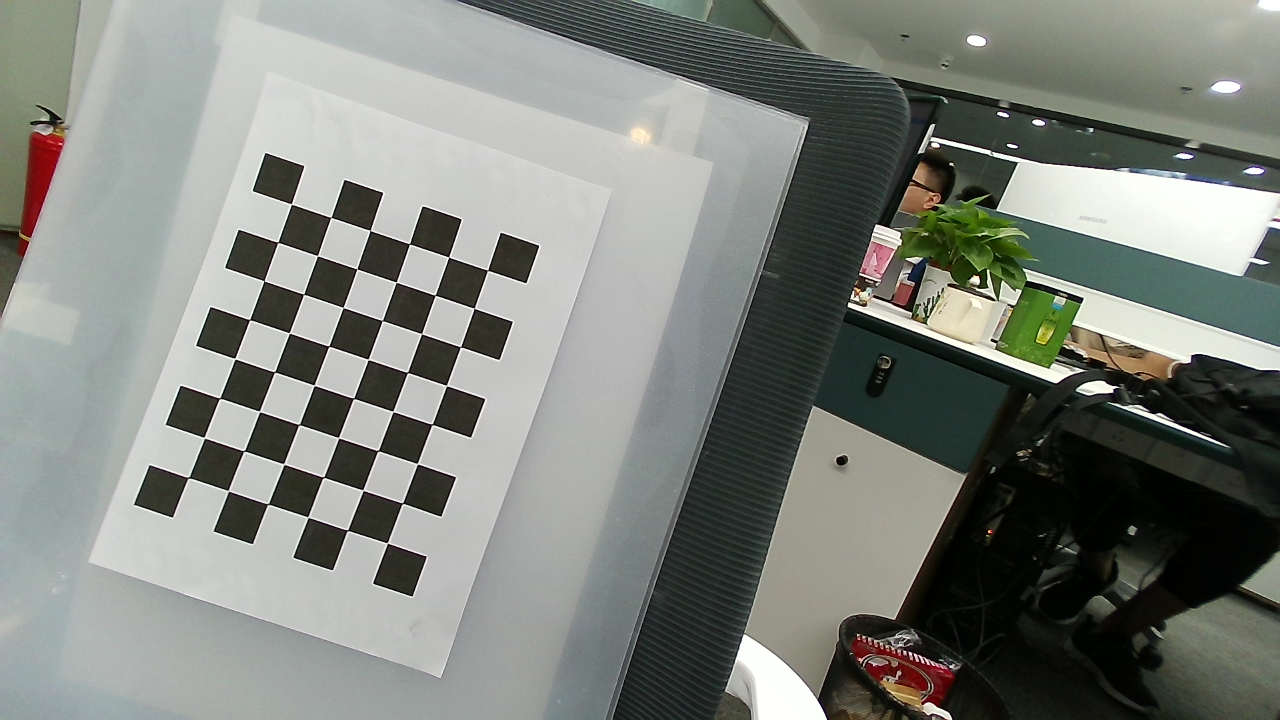
#> input picture Calibration_ZhangZhengyou_Method/opencv_save_img/imgs/0000.png, 1280 x 720 px; its folder holds only this picture in this run
$ python calib_RGB.py
#> lines starting #> are read from the running program, lines starting #| are printed output that depends on the picture; after the words box and inside, x2 and y2 are one past the last pixel; in counts of white or black regions, pixels touching at a corner belong together; long printed decimals are rounded
# -*- coding: utf-8 -*-
"""
Homework: Calibrate the Camera with ZhangZhengyou Method.
Picture File Folder: ".\pic\RGB_camera_calib_img", Without Distort.

By YouZhiyuan 2019.11.18
"""
import os
import numpy as np
import cv2
import glob


def calib(inter_corner_shape, size_per_grid, img_dir,img_type):
    # criteria: only for subpix calibration, which is not used here.
    # criteria = (cv2.TERM_CRITERIA_EPS + cv2.TERM_CRITERIA_MAX_ITER, 30, 0.001)
#> called with inter_corner_shape = (8, 6), size_per_grid = 0.024, img_type = 'png'
    w,h = inter_corner_shape
    # cp_int: corner point in int form, save the coordinate of corner points in world sapce in 'int' form
    # like (0,0,0), (1,0,0), (2,0,0) ....,(10,7,0).
    cp_int = np.zeros((w*h,3), np.float32)
    cp_int[:,:2] = np.mgrid[0:w,0:h].T.reshape(-1,2)
    # cp_world: corner point in world space, save the coordinate of corner points in world space.
    cp_world = cp_int*size_per_grid

    obj_points = [] # the points in world space
    img_points = [] # the points in image space (relevant to obj_points)
    images = glob.glob(img_dir + os.sep + '**.' + img_type)

    for fname in images:
        img = cv2.imread(fname)
#> img is the input picture: shape (720, 1280, 3); mean B, G, R 124.2, 130.4, 126.5
        global gray_img
        gray_img= cv2.cvtColor(img,cv2.COLOR_BGR2GRAY)
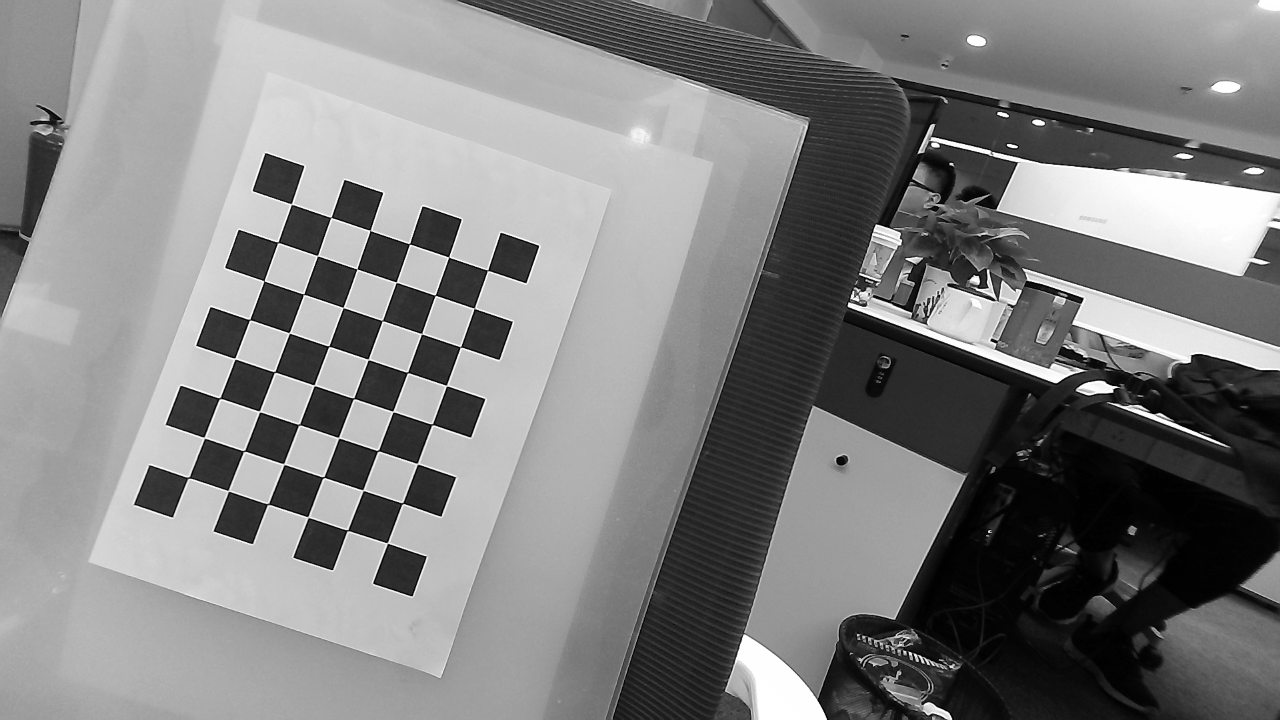
#> gray_img: shape (720, 1280); min 0, max 255, mean 128.5
        # find the corners, cp_img: corner points in pixel space.
        ret, cp_img = cv2.findChessboardCorners(gray_img, (w,h), None)
#> ret = True; cp_img = 48 rows, first 8: [188.4, 477.6], [204.2, 437.7], [219.7, 398.2], [234.9, 358.5], [249.7, 319.6], [264, 280.9], [277.9, 242.3], [291.3, 204.1]
        # if ret is True, save.
        if ret == True:
            # cv2.cornerSubPix(gray_img,cp_img,(11,11),(-1,-1),criteria)
            obj_points.append(cp_world)
            img_points.append(cp_img)
            # view the corners
            cv2.drawChessboardCorners(img, (w,h), cp_img, ret)
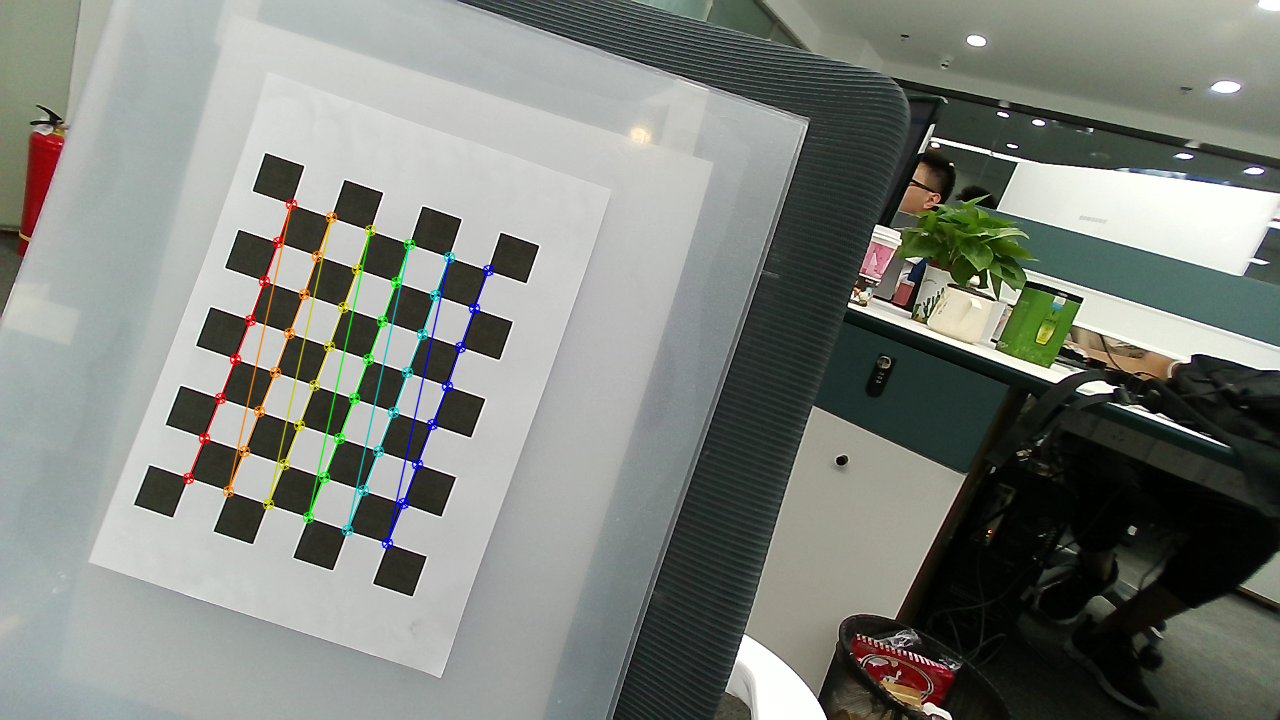
#> img: shape (720, 1280, 3); 1.42% of pixels changed, all inside (x1, y1, x2, y2) = (182, 198, 495, 550)
            #cv2.imshow('FoundCorners',img)
            cv2.waitKey()
    cv2.destroyAllWindows()
    # calibrate the camera
    ret, mat_inter, coff_dis, v_rot, v_trans = cv2.calibrateCamera(obj_points, img_points, gray_img.shape[::-1], None, None)
#> ret = 0.254; mat_inter = [[1298.5, 0, 681.4], [0, 1330.2, 403.6], [0, 0, 1]]; coff_dis = [[0.621, -3.97, 0.00521, -0.0704, 10.79]]; v_rot = ([-0.158, 0.078, -1.24],); v_trans = ([-0.283, 0.0418, 0.826],)
    print (("ret:"),ret)
#| ret: 0.2538
    print (("internal matrix:\n"),mat_inter)
#| internal matrix:
#|  [[1.29852683e+03 0.00000000e+00 6.81437758e+02]
#|  [0.00000000e+00 1.33022831e+03 4.03643641e+02]
#|  [0.00000000e+00 0.00000000e+00 1.00000000e+00]]
    # in the form of (k_1,k_2,p_1,p_2,k_3)
    print (("distortion cofficients:\n"),coff_dis)
#| distortion cofficients:
#|  [[ 6.21423812e-01 -3.96756401e+00  5.20993533e-03 -7.04496492e-02
#|    1.07891596e+01]]
    print (("rotation vectors:\n"),v_rot)
#| rotation vectors:
#|  (array([[-0.158],
#|        [ 0.07804],
#|        [-1.237]]),)
    print (("translation vectors:\n"),v_trans)
#| translation vectors:
#|  (array([[-0.2826],
#|        [ 0.04181],
#|        [ 0.8257]]),)
    # calculate the error of reproject
    total_error = 0
    for i in range(len(obj_points)):
        img_points_repro, _ = cv2.projectPoints(obj_points[i], v_rot[i], v_trans[i], mat_inter, coff_dis)
        error = cv2.norm(img_points[i], img_points_repro, cv2.NORM_L2)/len(img_points_repro)
        total_error += error
#> this loop made 1 pass
#> (error, total_error) on pass 1: (0.0366, 0.0366)
#> after the loop, total_error = 0.0366
    print(("Average Error of Reproject: "), total_error/len(obj_points))
#| Average Error of Reproject:  0.03663

    return mat_inter, coff_dis
    # return 0
if __name__ == '__main__':

    # inter_corner_shape = (11, 8)
    # size_per_grid = 0.02
    # img_dir = "/home/zq/zq/git-space/drone_about/Calibration_ZhangZhengyou_Method/pic/RGB_camera_calib_img"
    inter_corner_shape = (8, 6)
    size_per_grid = 0.024
    pwd=os.path.abspath('.')
    img_dir=os.path.join(pwd+os.sep+"opencv_save_img/build/imgs")
    print(img_dir)
    # img_dir = "/home/zq/zq/git-space/drone_about/Calibration_ZhangZhengyou_Method/opencv_save_img/imgs"
    # img_dir = "/home/zq/zq/git-space/drone_about/Calibration_ZhangZhengyou_Method/opencv_save_img/imgs"
    img_type = "png"
    calib(inter_corner_shape, size_per_grid, img_dir,img_type)

$ run again, on Calibration_ZhangZhengyou_Method/opencv_save_img/imgs/0001.png
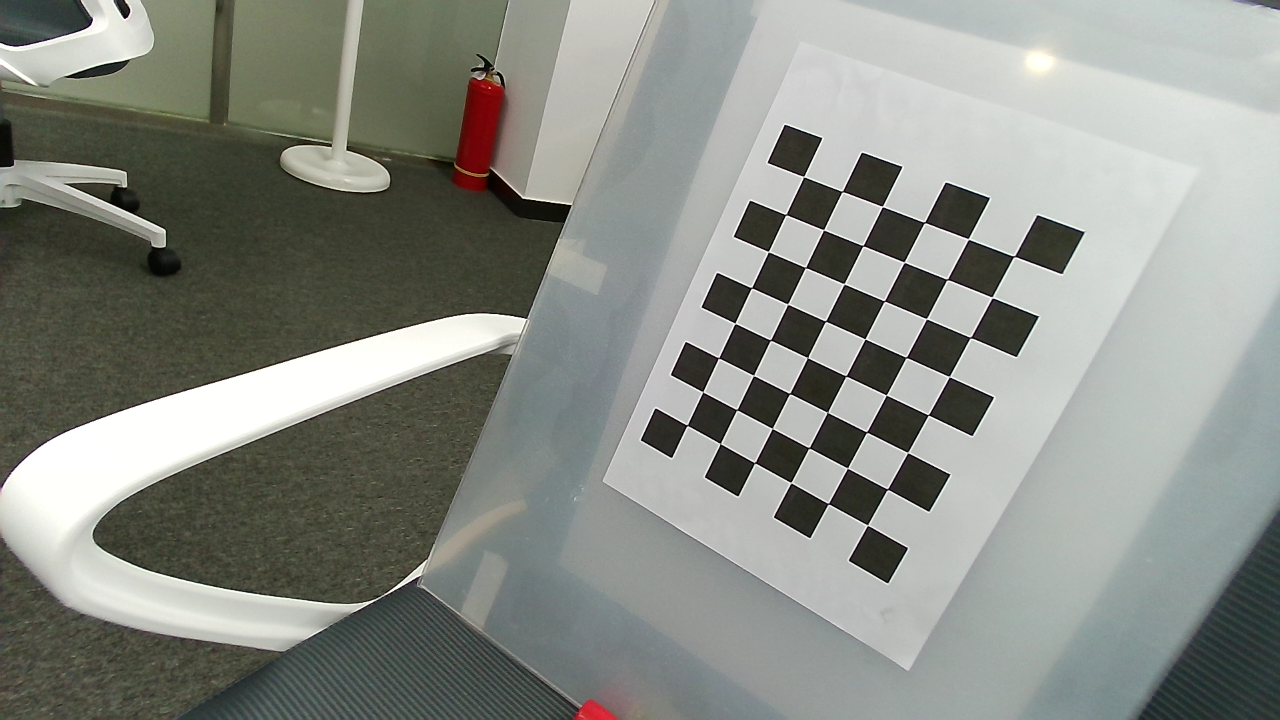
#> input picture Calibration_ZhangZhengyou_Method/opencv_save_img/imgs/0001.png, 1280 x 720 px
#> in calib, img is the input picture: shape (720, 1280, 3); mean B, G, R 133.3, 140.1, 136.9
#> in calib, `gray_img= cv2.cvtColor(img,cv2.COLOR_BGR2GRAY)`:
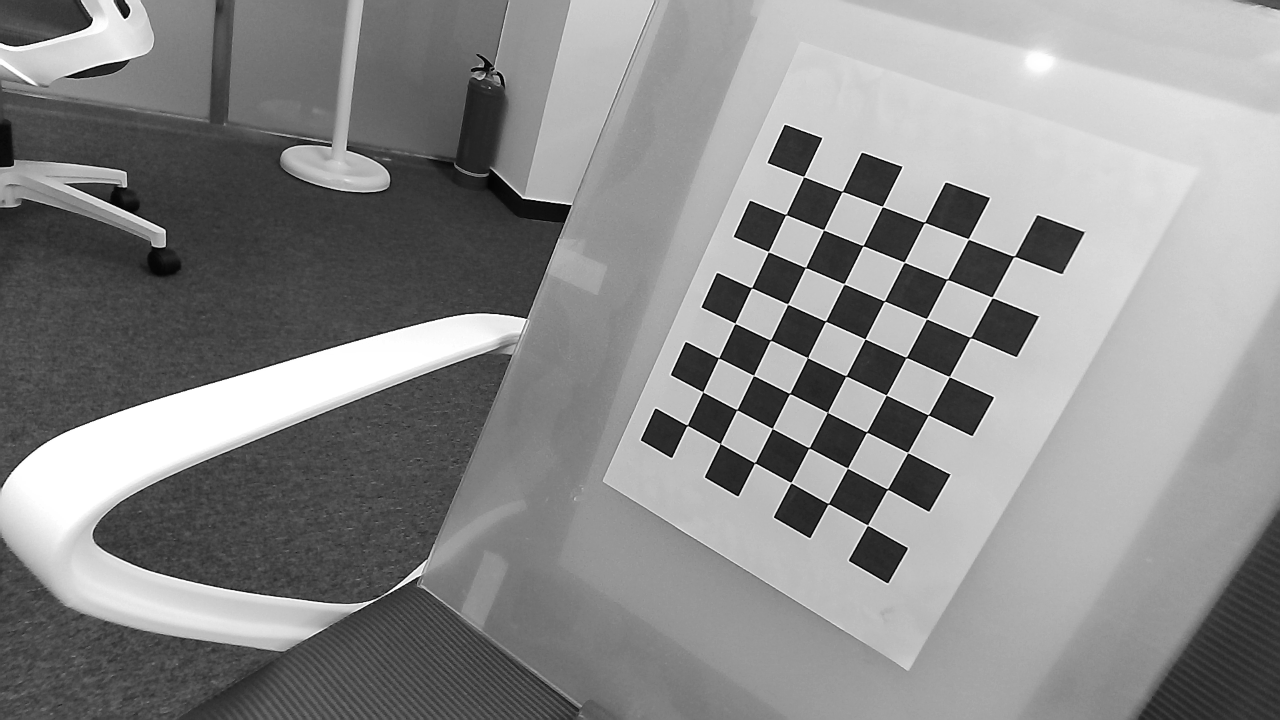
#> gray_img: shape (720, 1280); min 0, max 255, mean 138.4
#> in calib, `ret, cp_img = cv2.findChessboardCorners(gray_img, (w,h), None)`: ret = True; cp_img = 48 rows, first 8: [687.2, 425.3], [702.8, 391.8], [718.6, 357.9], [735.1, 323.3], [751.5, 287.7], [768.2, 251.7], [785.9, 214.6], [803.5, 176.6]
#> in calib, `cv2.drawChessboardCorners(img, (w,h), cp_img, ret)`:
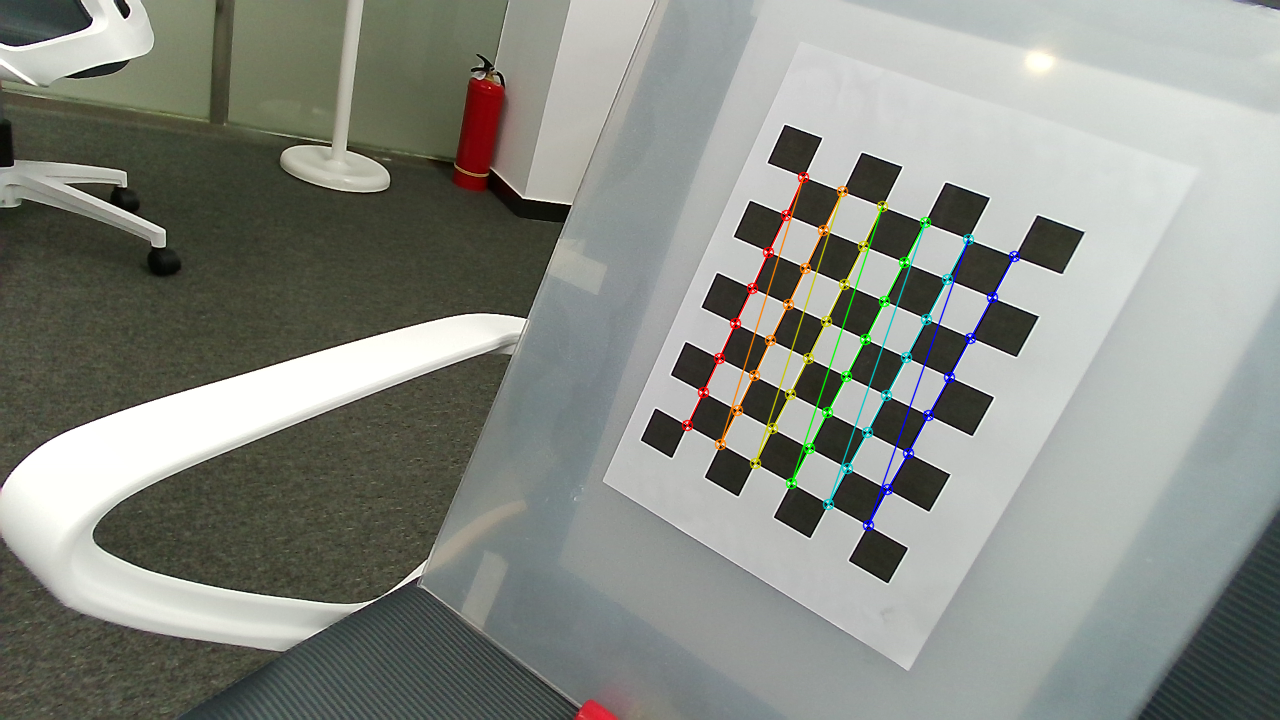
#> img: shape (720, 1280, 3); 1.39% of pixels changed, all inside (x1, y1, x2, y2) = (681, 171, 1021, 532)
#> in calib, `ret, mat_inter, coff_dis, v_rot, v_trans = cv2.calibrateCamera(obj_poi..`: ret = 0.183; mat_inter = [[1901.3, 0, 618.3], [0, 1286, 405.9], [0, 0, 1]]; coff_dis = [[-0.129, 7.69, 0.0142, -0.0271, -82.35]]; v_rot = ([-0.453, 0.819, -1.02],); v_trans = ([0.0296, 0.0123, 0.819],)
#| ret: 0.183
#| internal matrix:
#|  [[1.90133855e+03 0.00000000e+00 6.18322715e+02]
#|  [0.00000000e+00 1.28598175e+03 4.05927979e+02]
#|  [0.00000000e+00 0.00000000e+00 1.00000000e+00]]
#| distortion cofficients:
#|  [[-1.29106760e-01  7.69481645e+00  1.41526352e-02 -2.70922623e-02
#|   -8.23487641e+01]]
#| rotation vectors:
#|  (array([[-0.4528  ],
#|        [ 0.8193],
#|        [-1.023]]),)
#| translation vectors:
#|  (array([[0.02959],
#|        [0.01229],
#|        [0.8192]]),)
#> the loop in calib, `for i in range(len(obj_points)):` made 1 pass
#> (error, total_error) on pass 1: (0.0264, 0.0264)
#> after the loop in calib, `for i in range(len(obj_points)):`: total_error = 0.0264
#| Average Error of Reproject:  0.02642
